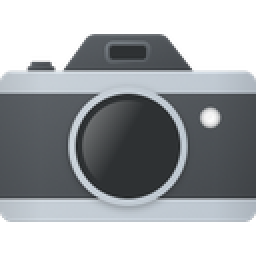
#> input picture assets/shell/camera.png, 128 x 128 px (shown 2 times larger)
$ python -i extract_icons.py   (imports and definitions only)
#> lines starting #> are read from the running program, lines starting #| are printed output that depends on the picture
#> further down, picture is the input picture: PIL image 128x128 RGBA; mean R, G, B, A 75.4, 78.9, 82.1, 165.1
"""Pulls the shell icons the shell needs out of the real Windows 10 icon set.

assets/win10-shell-icons/ holds the Build 21343 icon library (Imageres.dll +
Shell32.dll) split into one .ico per icon. The simulator only ever needs a
handful of them, extracted to 128x128 PNGs under assets/shell/, so this script
extracts exactly those by file name.

Run from the repository root:

    py tools/extract_icons.py
"""

import os

from PIL import Image

ROOT = os.path.dirname(os.path.dirname(os.path.abspath(__file__)))
LIBRARY = os.path.join(ROOT, "assets", "win10-shell-icons")
OUT = os.path.join(ROOT, "assets", "shell")
SIZE = 128

# Icon file name -> output name. Every one of these was found by LOOKING at the
# library: the whole folder was rendered to a contact sheet and the known folders
# and the Quick access star were picked off it by eye. The numbers are positions
# in this folder and NOT DLL resource IDs - see README-mdl2.md - so no published
# index maps onto them, and none of these mappings was derived from one.
WANTED = {
    "imageres/Imageres_dll_174.ico": "desktop-folder",
    "imageres/Imageres_dll_175.ico": "downloads",
    "shell32/Shell32_dll_044.ico": "quick-access",
    "shell32/Shell32_dll_127.ico": "documents",
    "shell32/Shell32_dll_128.ico": "pictures",
    "shell32/Shell32_dll_129.ico": "music",
    "shell32/Shell32_dll_130.ico": "videos",
}


def square(im):
    """Crop to the drawn artwork, centre it in a square, scale to SIZE."""
    im = im.convert("RGBA")
    alpha = im.getchannel("A")
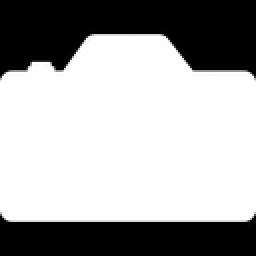
#> alpha: PIL image 128x128 L (shown 2 times larger); min 0, max 255, mean 165.1
    box = alpha.getbbox() if alpha.getextrema()[0] < 255 else im.getbbox()
#> box = (0, 15, 128, 113)
    if box:
        im = im.crop(box)
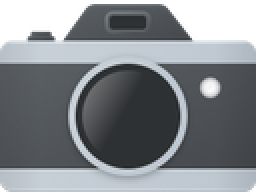
#> im: PIL image 128x98 RGBA (shown 2 times larger); mean R, G, B, A 98.5, 103.1, 107.3, 215.6; transparent parts drawn white
    side = max(im.size)
#> side = 128
    canvas = Image.new("RGBA", (side, side), (0, 0, 0, 0))
#> canvas: PIL image 128x128 RGBA; every value is 0
    canvas.paste(im, ((side - im.width) // 2, (side - im.height) // 2))
    return canvas.resize((SIZE, SIZE), Image.LANCZOS)


def main():
    os.makedirs(OUT, exist_ok=True)
    for name, label in sorted(WANTED.items(), key=lambda kv: kv[1]):
        source = os.path.join(LIBRARY, *name.split("/"))
        out = square(Image.open(source))
        if out.getchannel("A").getextrema()[0] == 255:
            raise SystemExit(
                "%s has no transparent pixels - it would draw as a black box" % name
            )
        path = os.path.join(OUT, label + ".png")
        out.save(path)
        print("%-30s -> assets/shell/%s.png" % (name, label))


# [2 lines not run here, left out]

>>> from PIL import Image
>>> picture = Image.open('../assets/shell/camera.png')
>>> result = square(picture)

$ run again, on assets/shell/desktop-folder.png
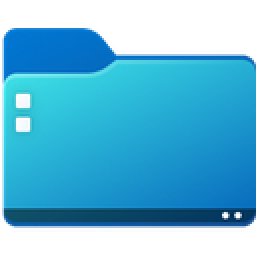
#> input picture assets/shell/desktop-folder.png, 128 x 128 px (shown 2 times larger)
#> picture is the input picture: PIL image 128x128 RGBA; mean R, G, B, A 22.7, 110.1, 145, 178.4
#> in square, `alpha = im.getchannel("A")`:
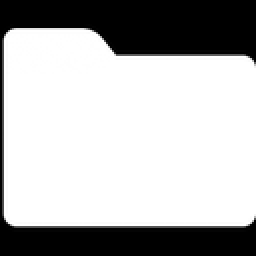
#> alpha: PIL image 128x128 L (shown 2 times larger); min 0, max 255, mean 178.4
#> box = (0, 12, 128, 116)
#> in square, `im = im.crop(box)`:
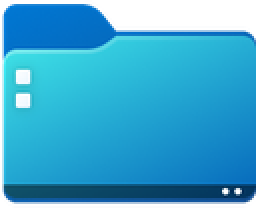
#> im: PIL image 128x104 RGBA (shown 2 times larger); mean R, G, B, A 27.9, 135.5, 178.5, 219.6; transparent parts drawn white
#> canvas: PIL image 128x128 RGBA; every value is 0

$ run again, on assets/shell/documents.png
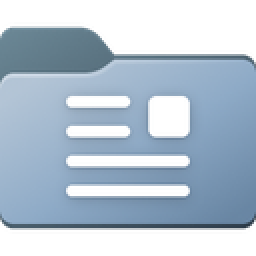
#> input picture assets/shell/documents.png, 128 x 128 px (shown 2 times larger)
#> picture is the input picture: PIL image 128x128 RGBA; mean R, G, B, A 109, 125.2, 140.1, 183.3
#> in square, `alpha = im.getchannel("A")`:
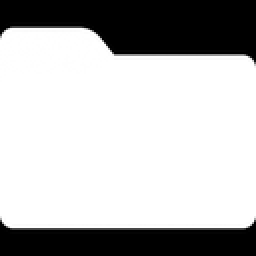
#> alpha: PIL image 128x128 L (shown 2 times larger); min 0, max 255, mean 183.3
#> box = (0, 11, 128, 117)
#> in square, `im = im.crop(box)`:
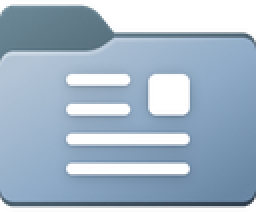
#> im: PIL image 128x106 RGBA (shown 2 times larger); mean R, G, B, A 131.6, 151.2, 169.2, 221.3; transparent parts drawn white
#> canvas: PIL image 128x128 RGBA; every value is 0

$ run again, on assets/shell/downloads.png
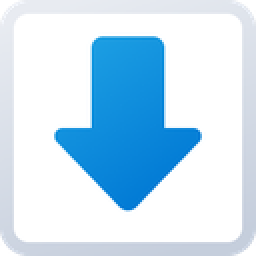
#> input picture assets/shell/downloads.png, 128 x 128 px (shown 2 times larger)
#> picture is the input picture: PIL image 128x128 RGBA; mean R, G, B, A 194.2, 221.9, 241, 252.2
#> in square, `alpha = im.getchannel("A")`:
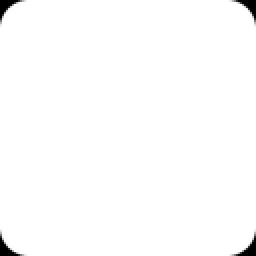
#> alpha: PIL image 128x128 L (shown 2 times larger); min 0, max 255, mean 252.2
#> box = (0, 0, 128, 128)
#> canvas: PIL image 128x128 RGBA; every value is 0
